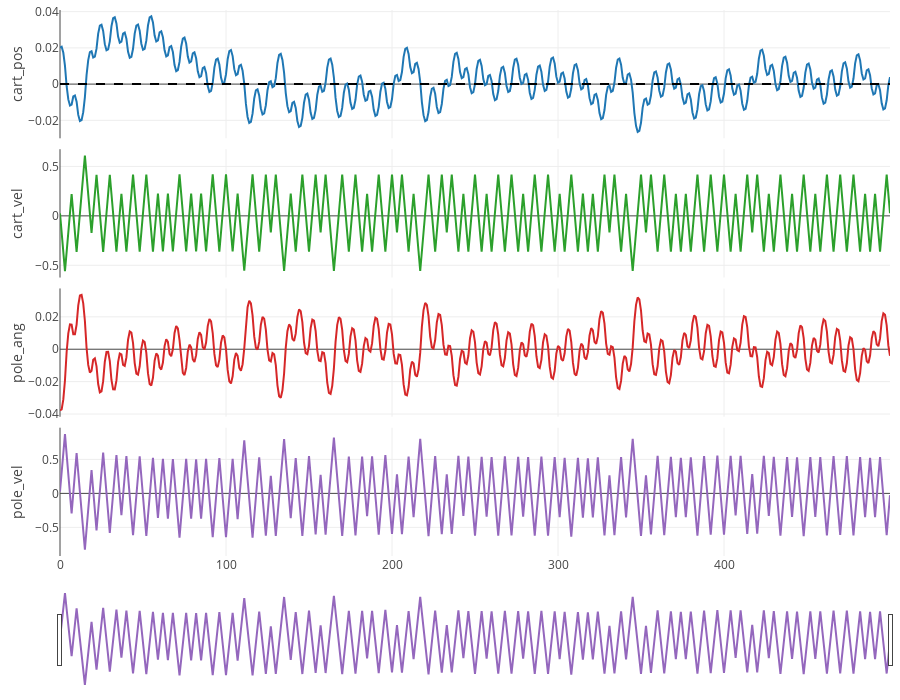

The code cell stored with this chart in its notebook:
### Code cell
EP = 0

fig = cprender.lineplot(df, ep=EP)
fig.show()

### Figure 1 — Plotly figure (JSON) as saved in the notebook; plotly's stock layout.template omitted (floating-point values rounded to 4 significant figures; data arrays with more than 128 entries replaced by an {"elided": "..."} marker saying what was removed)
{"data": [{"mode": "lines", "name": "cart_pos", "showlegend": false, "type": "scatter", "x": {"elided": "501 int values"}, "xaxis": "x", "y": {"elided": "501 float values"}, "yaxis": "y"}, {"line": {"color": "black", "dash": "dash"}, "mode": "lines", "name": "cart_pos_setpoint", "showlegend": false, "type": "scatter", "x": {"elided": "501 int values"}, "xaxis": "x", "y": {"elided": "501 int values"}, "yaxis": "y"}, {"mode": "lines", "name": "cart_vel", "showlegend": false, "type": "scatter", "x": {"elided": "501 int values"}, "xaxis": "x2", "y": {"elided": "501 float values"}, "yaxis": "y2"}, {"mode": "lines", "name": "pole_ang", "showlegend": false, "type": "scatter", "x": {"elided": "501 int values"}, "xaxis": "x3", "y": {"elided": "501 float values"}, "yaxis": "y3"}, {"mode": "lines", "name": "pole_vel", "showlegend": false, "type": "scatter", "x": {"elided": "501 int values"}, "xaxis": "x4", "y": {"elided": "501 float values"}, "yaxis": "y4"}], "layout": {"height": 700, "hovermode": "x unified", "margin": {"b": 10, "l": 60, "r": 10, "t": 10}, "xaxis": {"anchor": "y", "domain": [0, 1], "matches": "x4", "showticklabels": false}, "xaxis2": {"anchor": "y2", "domain": [0, 1], "matches": "x4", "showticklabels": false}, "xaxis3": {"anchor": "y3", "domain": [0, 1], "matches": "x4", "showticklabels": false}, "xaxis4": {"anchor": "y4", "domain": [0, 1], "rangeslider": {"visible": true}}, "yaxis": {"anchor": "x", "domain": [0.765, 1.0], "title": {"text": "cart_pos"}}, "yaxis2": {"anchor": "x2", "domain": [0.51, 0.745], "title": {"text": "cart_vel"}}, "yaxis3": {"anchor": "x3", "domain": [0.255, 0.49], "title": {"text": "pole_ang"}}, "yaxis4": {"anchor": "x4", "domain": [0, 0.235], "title": {"text": "pole_vel"}}}}
